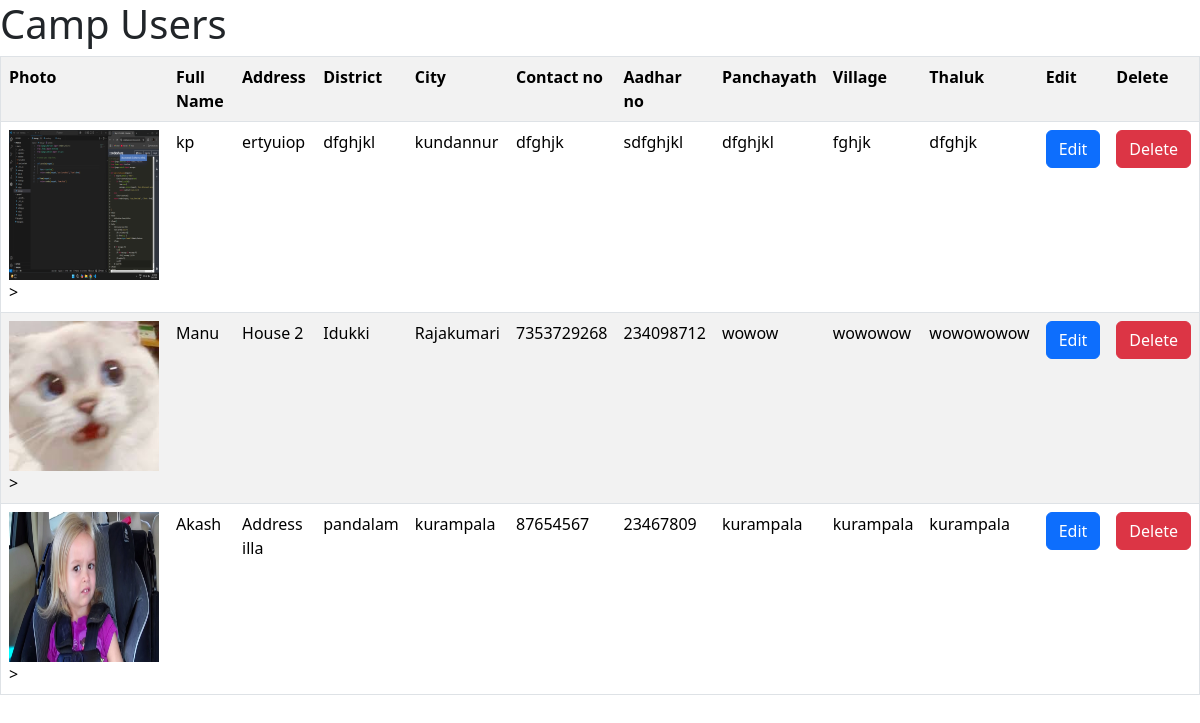
Before: /campusersview (signed in) with the older database file.
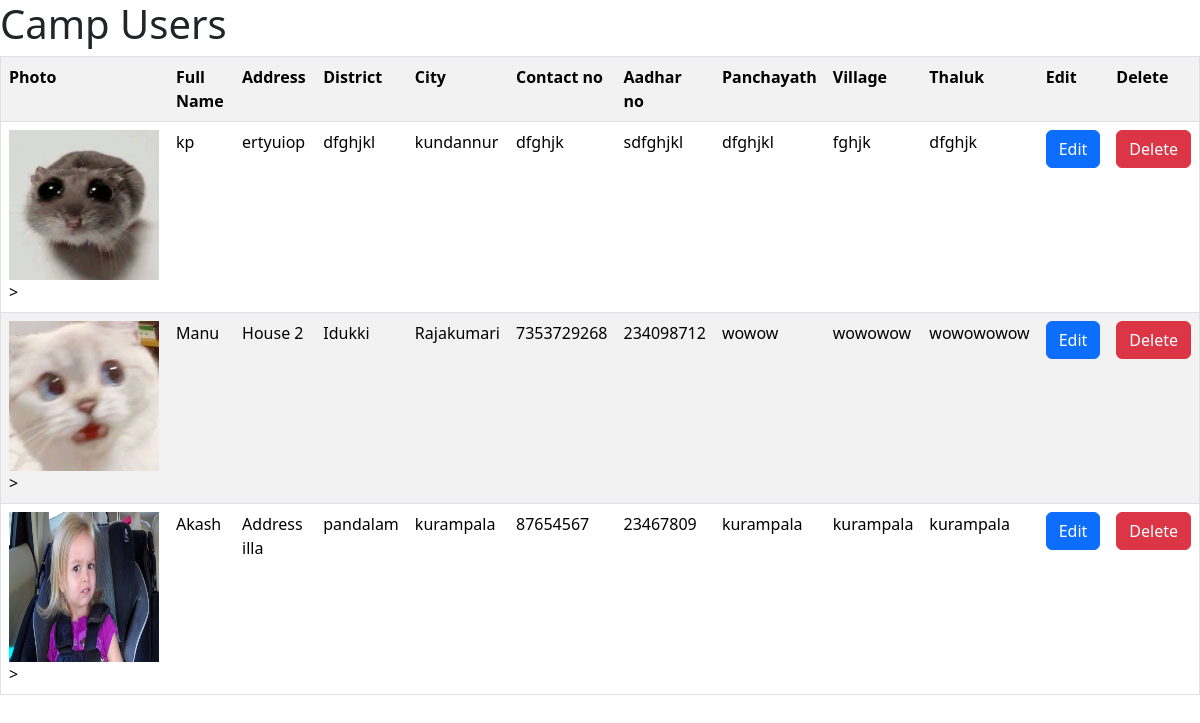
After: the same page with the newer database file.
### app/models.py (models this page shows)
class CampUser(models.Model):
    photo=models.ImageField(upload_to='camp')          # Here camp is the folder name where the images added will be stored
    full_name=models.CharField(max_length=100)
    address=models.CharField(max_length=100)
    district=models.CharField(max_length=100)
    city=models.CharField(max_length=100)
    contact_no=models.CharField(max_length=100)
    aadhar_no=models.CharField(max_length=100)
    panchayath=models.CharField(max_length=100)
    village=models.CharField(max_length=100)
    thaluk=models.CharField(max_length=100)
    current_date=models.DateField(auto_now_add=True)
    camp_id=models.ForeignKey(Login,on_delete=models.CASCADE,null=True,blank=True)

### app/views.py (the view)
# urls.py: path('campusersview',views.CampUsersView,name="CampUsersView"),                 #         path of viewing camp user
def CampUsersView(request):
    session_id=request.session['camp_id']
    a=get_object_or_404(Login,id=session_id)
    users=CampUser.objects.filter(camp_id=a)
    return render(request,'camp_users_table.html',{'users':users})

### app/templates/camp_users_table.html (shortened to what this page needs)
{% load static %}
<!DOCTYPE html>
<html lang="en">
  <head>
    <link
      href="https://cdn.jsdelivr.net/npm/bootstrap@5.3.3/dist/css/bootstrap.min.css"
      rel="stylesheet"
    />
  </head>
  <body>
    <h1>Camp Users</h1>
    <table class="table table-striped" border="1">
      <tr>
        <th>Photo</th>
        <th>Full Name</th>
        <th>Address</th>
        <th>District</th>
        <th>City</th>
        <th>Contact no</th>
        <th>Aadhar no</th>
        <th>Panchayath</th>
        <th>Village</th>
        <th>Thaluk</th>
        <th>Edit</th>
        <th>Delete</th>
      </tr>
      {% for user in users %}
      <tr>
        <td>
          <img  style="width: 150px;height: 150px;"  src="{{user.photo.url}}"  />
          >
        </td>
        <td>{{user.full_name}}</td>
        <td>{{user.address}}</td>
        <td>{{user.district}}</td>
        <td>{{user.city}}</td>
        <td>{{user.contact_no}}</td>
        <td>{{user.aadhar_no}}</td>
        <td>{{user.panchayath}}</td>
        <td>{{user.village}}</td>
        <td>{{user.thaluk}}</td>
        <td><button class="btn btn-primary"><a href="{% url 'EditCampUser' user.id %}"  style="color: white;text-decoration: none;">Edit</a></button></td>
        <td>
          <button
            class="btn btn-danger"
            data-toggle="modal"
            data-target="#deleteModal"
            data-user-id="{{ user.id }}"
          >
            Delete
          </button>
        </td>
      </tr>
      {% endfor %}
    </table>
  </body>
</html>

Changed rows visible on the page:
changed CampUser "kp": photo: a different picture
